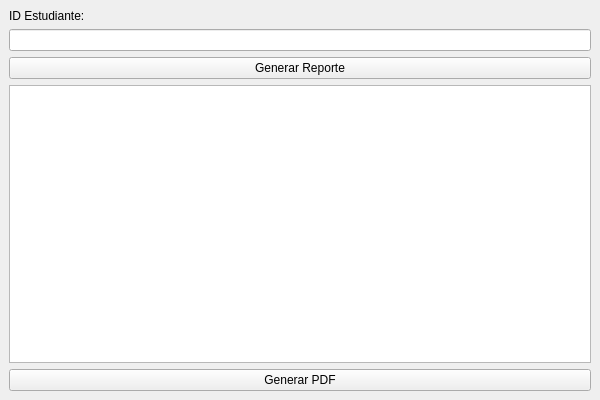
<?xml version="1.0" encoding="UTF-8"?>
<ui version="4.0">
    <class>GenerarReporteGeneralWindow</class>
    <widget class="QMainWindow" name="GenerarReporteGeneralWindow">
        <property name="windowTitle">
            <string>Generar Reporte General</string>
        </property>
        <property name="geometry">
            <rect>
                <x>100</x>
                <y>100</y>
                <width>600</width>
                <height>400</height>
            </rect>
        </property>
        <widget class="QWidget" name="centralWidget">
            <layout class="QVBoxLayout" name="verticalLayout">
                <item>
                    <widget class="QLabel" name="label_id_estudiante">
                        <property name="text">
                            <string>ID Estudiante:</string>
                        </property>
                    </widget>
                </item>
                <item>
                    <widget class="QLineEdit" name="input_id_estudiante"/>
                </item>
                <item>
                    <widget class="QPushButton" name="button_generar_reporte">
                        <property name="text">
                            <string>Generar Reporte</string>
                        </property>
                    </widget>
                </item>
                <item>
                    <widget class="QTableWidget" name="table"/>
                </item>
                <item>
                    <widget class="QPushButton" name="button_generar_pdf">
                        <property name="text">
                            <string>Generar PDF</string>
                        </property>
                    </widget>
                </item>
            </layout>
        </widget>
    </widget>
    <connections/>
</ui>
